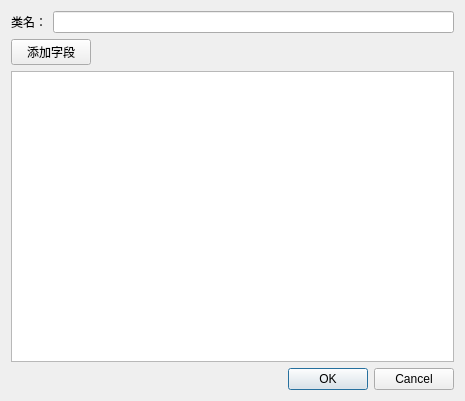
<?xml version="1.0" encoding="UTF-8"?>
<ui version="4.0">
 <class>AddClassTypeDlg</class>
 <widget class="QDialog" name="AddClassTypeDlg">
  <property name="geometry">
   <rect>
    <x>0</x>
    <y>0</y>
    <width>465</width>
    <height>401</height>
   </rect>
  </property>
  <property name="windowTitle">
   <string>AddClassTypeDlg</string>
  </property>
  <layout class="QHBoxLayout" name="horizontalLayout_3">
   <item>
    <layout class="QVBoxLayout" name="verticalLayout">
     <item>
      <layout class="QHBoxLayout" name="horizontalLayout">
       <item>
        <widget class="QLabel" name="label">
         <property name="text">
          <string>类名：</string>
         </property>
        </widget>
       </item>
       <item>
        <widget class="QLineEdit" name="lineEdit_ClassAnno"/>
       </item>
      </layout>
     </item>
     <item>
      <layout class="QHBoxLayout" name="horizontalLayout_2">
       <item>
        <widget class="QPushButton" name="pushButton_AddField">
         <property name="text">
          <string>添加字段</string>
         </property>
        </widget>
       </item>
       <item>
        <spacer name="horizontalSpacer">
         <property name="orientation">
          <enum>Qt::Horizontal</enum>
         </property>
         <property name="sizeHint" stdset="0">
          <size>
           <width>40</width>
           <height>20</height>
          </size>
         </property>
        </spacer>
       </item>
      </layout>
     </item>
     <item>
      <widget class="QTableWidget" name="tableWidget"/>
     </item>
     <item>
      <widget class="QDialogButtonBox" name="buttonBox">
       <property name="standardButtons">
        <set>QDialogButtonBox::Cancel|QDialogButtonBox::Ok</set>
       </property>
      </widget>
     </item>
    </layout>
   </item>
  </layout>
 </widget>
 <layoutdefault spacing="6" margin="11"/>
 <resources/>
 <connections/>
</ui>
